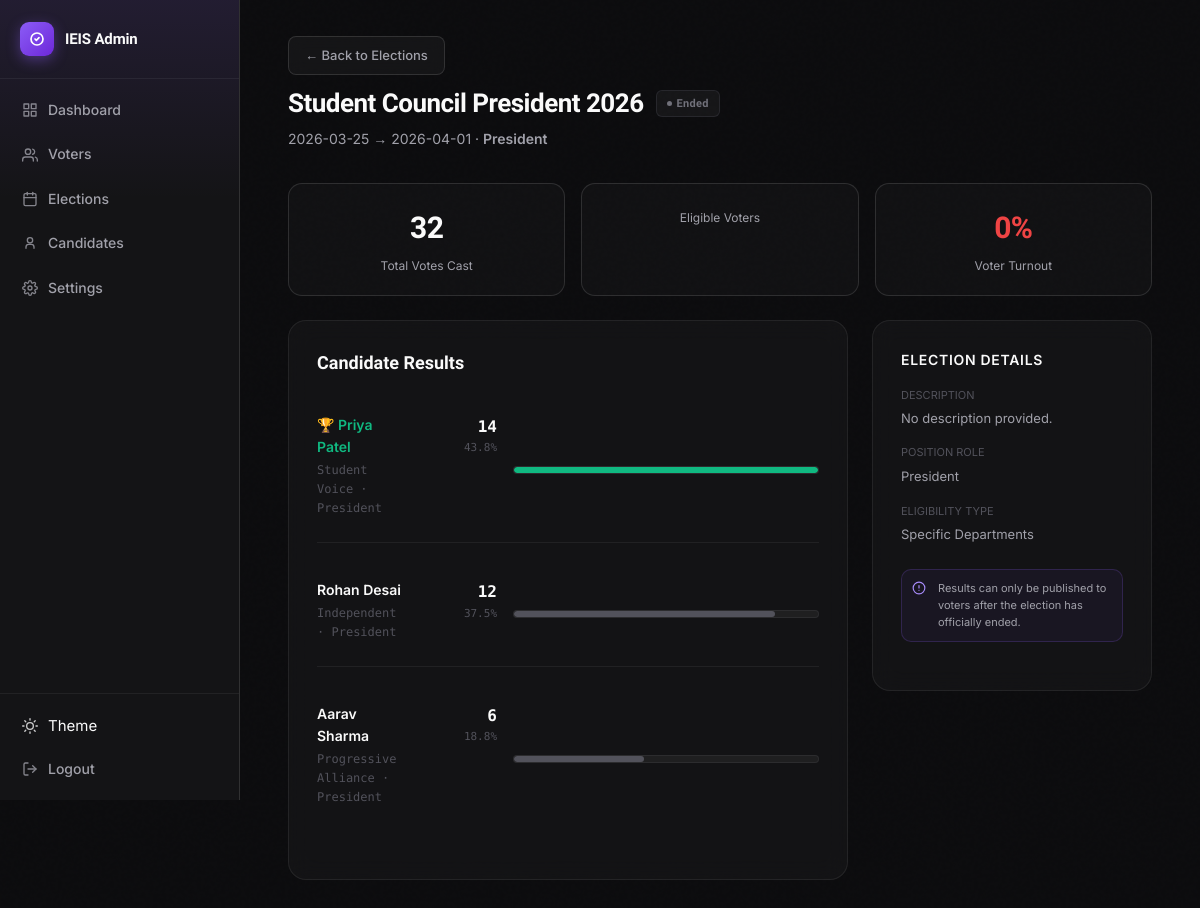
/admin/elections/1/results (signed in), run on the app's committed database.
### tables this page shows
CREATE TABLE elections (
            election_id    INTEGER PRIMARY KEY AUTOINCREMENT,
            election_title TEXT NOT NULL,
            start_date     TEXT NOT NULL,
            end_date       TEXT NOT NULL,
            roll_start     TEXT NOT NULL,
            roll_end       TEXT NOT NULL
        , description TEXT DEFAULT '', position_role TEXT DEFAULT '', eligible_type TEXT DEFAULT 'department', results_published INTEGER DEFAULT 0);

CREATE TABLE candidates (
            candidate_id   INTEGER PRIMARY KEY AUTOINCREMENT,
            election_id    INTEGER NOT NULL REFERENCES elections(election_id),
            candidate_name TEXT NOT NULL,
            position       TEXT NOT NULL,
            party_name     TEXT,
            symbol_path    TEXT
        , description TEXT DEFAULT '');

### app.py (the view)
@app.route('/admin/elections/<int:election_id>/results')
@admin_required
def election_results(election_id):
    db = get_db()
    election = db.execute(
        "SELECT * FROM elections WHERE election_id=?", (election_id,)
    ).fetchone()
    if not election:
        db.close()
        abort(404)
    candidates = db.execute("""
        SELECT c.candidate_id, c.candidate_name, c.position, c.party_name, c.symbol_path,
               COUNT(v.vote_id) as vote_count
        FROM candidates c
        LEFT JOIN votes v ON c.candidate_id=v.candidate_id AND v.election_id=c.election_id
        WHERE c.election_id=?
        GROUP BY c.candidate_id
        ORDER BY vote_count DESC
    """, (election_id,)).fetchall()
    total_votes = db.execute(
        "SELECT COUNT(*) FROM votes WHERE election_id=?", (election_id,)
    ).fetchone()[0]
    max_votes = candidates[0]['vote_count'] if candidates else 0
    db.close()
    candidates_list = []
    for c in candidates:
        bar_pct  = round((c['vote_count'] / max_votes * 100), 1) if max_votes > 0 else 0
        vote_pct = round((c['vote_count'] / total_votes * 100), 1) if total_votes > 0 else 0
        candidates_list.append({
            'candidate_id':   c['candidate_id'],
            'candidate_name': c['candidate_name'],
            'position':       c['position'],
            'party_name':     c['party_name'],
            'symbol_path':    c['symbol_path'],
            'vote_count':     c['vote_count'],
            'bar_pct':        bar_pct,
            'vote_pct':       vote_pct,
        })
    return render_template('admin/election_results.html',
        election=election,
        candidates=candidates_list,
        total_votes=total_votes,
        turnout_pct=0,
        status=election_status(election['start_date'], election['end_date'])
    )

### app.py (called while the page is built)
def election_status(start_date_str, end_date_str):
    today = date.today()
    start = datetime.strptime(start_date_str, '%Y-%m-%d').date()
    end   = datetime.strptime(end_date_str,   '%Y-%m-%d').date()
    if today < start:
        return 'upcoming'
    elif start <= today <= end:
        return 'active'
    else:
        return 'ended'

def admin_required(f):
    @wraps(f)
    def decorated(*args, **kwargs):
        if not session.get('admin_logged_in'):
            return redirect(url_for('admin_login'))
        return f(*args, **kwargs)
    return decorated

### database.py (called while the page is built)
def get_db():
    conn = sqlite3.connect(DB_PATH)
    conn.row_factory = sqlite3.Row
    conn.execute("PRAGMA foreign_keys = ON")
    return conn

### templates/admin/election_results.html (shortened to what this page needs)
{% extends "base_admin.html" %}
{% block content %}
<div class="page-header">
  <div style="display:flex;align-items:center;gap:12px;flex-wrap:wrap;justify-content:space-between;width:100%;">
    <div>
      <a href="{{ url_for('admin_elections') }}" class="btn-ghost btn-sm" style="margin-bottom:8px;">← Back to Elections</a>
      <h1 style="display:flex;align-items:center;gap:12px;">
        {{ election.election_title }}
        {% if election.status == 'active' %}
          <span class="badge badge-active">Active</span>
        {% elif election.status == 'upcoming' %}
          <span class="badge badge-upcoming">Upcoming</span>
        {% else %}
          <span class="badge badge-ended">Ended</span>
        {% endif %}
      </h1>
      <p style="margin-top:4px;">
        {{ election.start_date }} → {{ election.end_date }}
        {% if election.position_role %} · <span style="font-weight:600;color:var(--text-1);">{{ election.position_role }}</span>{% endif %}
      </p>
    </div>
  </div>
</div>
<div class="turnout-grid" style="margin-bottom:24px;">
  <div class="turnout-card">
    <div class="turnout-num">{{ total_votes }}</div>
    <div class="turnout-label">Total Votes Cast</div>
  </div>
  <div class="turnout-card">
    <div class="turnout-label">Eligible Voters</div>
  </div>
  <div class="turnout-card">
    <div class="turnout-num" style="color:{% if turnout_pct >= 60 %}var(--success){% elif turnout_pct >= 30 %}var(--warn){% else %}var(--danger){% endif %};">
      {{ turnout_pct }}%
    </div>
    <div class="turnout-label">Voter Turnout</div>
  </div>
</div>
<div style="display:grid;grid-template-columns:2fr 1fr;gap:24px;align-items:start;">
  <div class="card" style="margin:0;">
    <h2 style="font-family:var(--font-display);font-size:18px;font-weight:700;color:var(--text-0);margin-bottom:20px;">Candidate Results</h2>
    {% if candidates %}
      {% for c in candidates %}
      <div class="results-row" style="margin-bottom:20px;">
        <div class="results-info" style="display:flex;justify-content:space-between;margin-bottom:8px;">
          <div>
            <div class="results-name" style="font-weight:600;color:var(--text-0);{% if loop.first and total_votes > 0 %}color:var(--success);{% endif %}">
              {% if loop.first and total_votes > 0 %}🏆 {% endif %}{{ c.candidate_name }}
            </div>
            <div class="results-party" style="font-size:12px;color:var(--text-2);">{{ c.party_name or 'Independent' }} · {{ c.position }}</div>
          </div>
          <div class="results-votes" style="text-align:right;">
            <div style="font-family:var(--font-mono);font-size:16px;font-weight:700;color:var(--text-0);">{{ c.vote_count }}</div>
            <div style="font-size:11px;color:var(--text-2);">{{ c.vote_pct }}%</div>
          </div>
        </div>
        <div class="results-bar-wrap" style="height:8px;background:rgba(255,255,255,0.05);border-radius:4px;overflow:hidden;">
          <div class="results-bar {% if loop.first and total_votes > 0 %}winner{% endif %}" style="height:100%;background:{% if loop.first and total_votes > 0 %}var(--success){% else %}var(--text-2){% endif %};width:{{ c.bar_pct }}%;transition:width 1s cubic-bezier(0.4, 0, 0.2, 1);"></div>
        </div>
      </div>
      {% endfor %}
    {% else %}
    <div class="empty-state">
      <div class="empty-state-icon">📊</div>
      <div class="empty-state-title">No candidates added</div>
      <p>Add candidates to this election first.</p>
    </div>
    {% endif %}
  </div>
  <div class="card" style="margin:0;">
    <h3 style="font-size:14px;font-weight:600;color:var(--text-0);margin-bottom:16px;text-transform:uppercase;letter-spacing:0.05em;">Election Details</h3>
    <div style="display:flex;flex-direction:column;gap:16px;">
      <div>
        <div style="font-size:11px;color:var(--text-2);text-transform:uppercase;margin-bottom:4px;">Description</div>
        <div style="font-size:13px;color:var(--text-1);line-height:1.5;">{{ election.description or 'No description provided.' }}</div>
      </div>
      <div>
        <div style="font-size:11px;color:var(--text-2);text-transform:uppercase;margin-bottom:4px;">Position Role</div>
        <div style="font-size:13px;color:var(--text-1);">{{ election.position_role or 'Not specified' }}</div>
      </div>
      <div>
        <div style="font-size:11px;color:var(--text-2);text-transform:uppercase;margin-bottom:4px;">Eligibility Type</div>
        <div style="font-size:13px;color:var(--text-1);">
          {% if election.eligible_type == 'department' %}
            Specific Departments
          {% elif election.eligible_type == 'specific' %}
            Specific Roll Numbers
          {% else %}
            All Registered Voters
          {% endif %}
        </div>
      </div>
      {% if election.status != 'ended' %}
      <div class="info-callout" style="padding:10px;margin-top:8px;">
        <svg width="14" height="14" viewBox="0 0 24 24" fill="none" stroke="currentColor" stroke-width="2" stroke-linecap="round" stroke-linejoin="round"><circle cx="12" cy="12" r="10"/><line x1="12" y1="8" x2="12" y2="12"/><line x1="12" y1="16" x2="12.01" y2="16"/></svg>
        <div style="font-size:11px;">Results can only be published to voters after the election has officially ended.</div>
      </div>
      {% endif %}
    </div>
  </div>
</div>
{% endblock %}

### data on the page
elections: election_title "Student Council President 2026", start_date "2026-03-25", end_date "2026-04-01", position_role "President", description "No description provided."
candidates: candidate_name "Priya Patel", party_name "Student Voice", position "President", vote_count "14", vote_pct "43.8", {{ c.bar_pct }} 100.0 (drawn)
candidates: candidate_name "Rohan Desai", party_name "Independent", position "President", vote_count "12", vote_pct "37.5", {{ c.bar_pct }} 85.7 (drawn)
candidates: candidate_name "Aarav Sharma", party_name "Progressive Alliance", position "President", vote_count "6", vote_pct "18.8", {{ c.bar_pct }} 42.9 (drawn)

### other printed values
{{ total_votes }} "32"
{{ turnout_pct }} "0"
